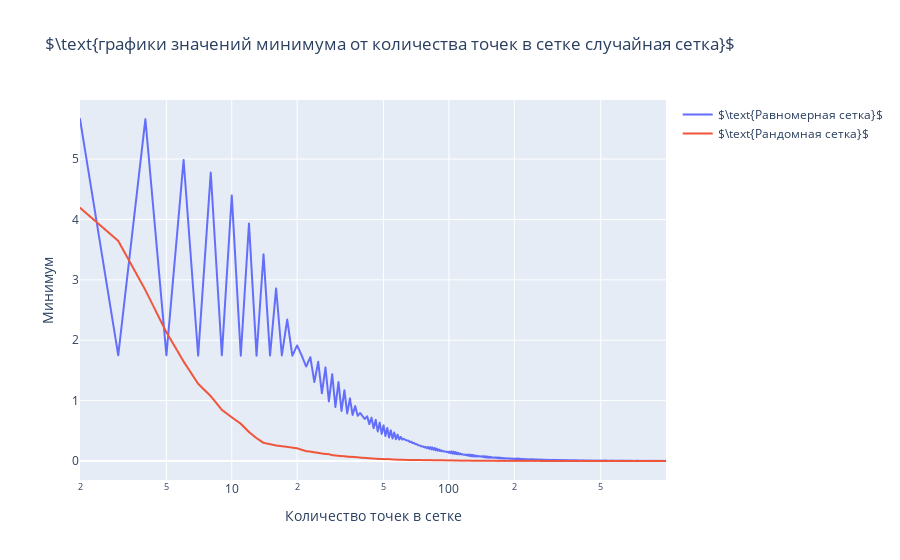

This figure's notebook cell:
### Markdown cell above
Теперь давайте сравним два способа

### Code cell
fig = go.Figure()
fig.add_trace(go.Scattergl(
        x=grid_size, 
        y=np.mean(grid_min_f_trace_2d,axis=0),
        name=r'$\text{Равномерная сетка}$',
))
fig.add_trace(go.Scattergl(
        x=grid_size, 
        y=np.mean(random_min_f_trace_2d,axis=0),
        name=r'$\text{Рандомная сетка}$',
))
fig.update_layout(
        title=r'$\text{графики значений минимума от количества точек в сетке случайная сетка}$',
        xaxis_title=r'Количество точек в сетке',
        yaxis_title=r'Минимум',
        legend=dict(itemsizing='trace'),
        xaxis_type='log'
    )
plot(fig, filename='3.2d_comp.html', auto_open=False)
fig.show()

### Figure 1 — Plotly figure (JSON) as saved in the notebook; plotly's stock layout.template omitted (floating-point values rounded to 4 significant figures; data arrays with more than 128 entries replaced by an {"elided": "..."} marker saying what was removed)
{"data": [{"name": "$\\text{Равномерная сетка}$", "type": "scattergl", "x": {"elided": "998 int values"}, "y": {"elided": "998 float values"}}, {"name": "$\\text{Рандомная сетка}$", "type": "scattergl", "x": {"elided": "998 int values"}, "y": {"elided": "998 float values"}}], "layout": {"legend": {"itemsizing": "trace"}, "title": {"text": "$\\text{графики значений минимума от количества точек в сетке случайная сетка}$"}, "xaxis": {"title": {"text": "Количество точек в сетке"}, "type": "log"}, "yaxis": {"title": {"text": "Минимум"}}}}
